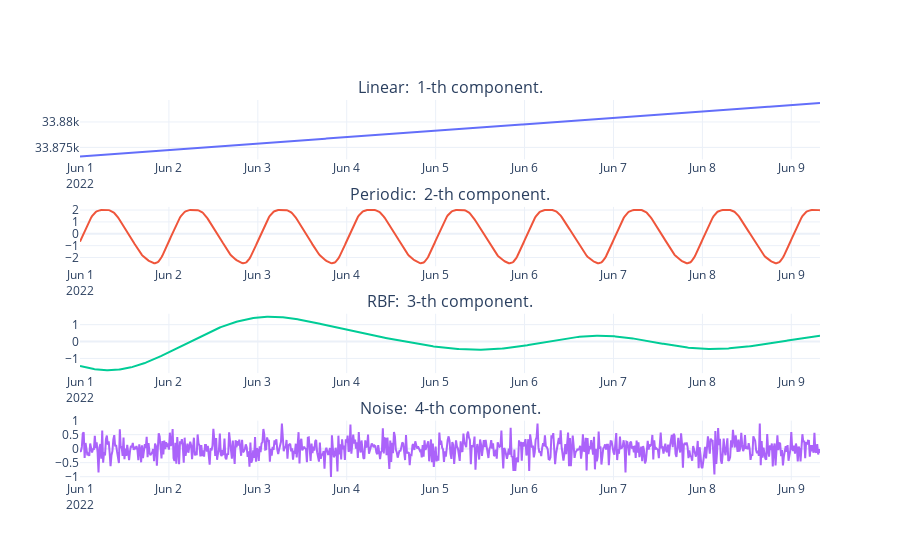

Notebook code for this chart:
### Code cell
Visualizer.iplot_components(model)

### Figure 1 — Plotly figure (JSON) as saved in the notebook; plotly's stock layout.template omitted (floating-point values rounded to 4 significant figures; data arrays with more than 128 entries replaced by an {"elided": "..."} marker saying what was removed)
{"data": [{"type": "scatter", "x": {"elided": "800 str values"}, "xaxis": "x", "y": {"elided": "800 float values"}, "yaxis": "y"}, {"type": "scatter", "x": {"elided": "800 str values"}, "xaxis": "x2", "y": {"elided": "800 float values"}, "yaxis": "y2"}, {"type": "scatter", "x": {"elided": "800 str values"}, "xaxis": "x3", "y": {"elided": "800 float values"}, "yaxis": "y3"}, {"type": "scatter", "x": {"elided": "800 str values"}, "xaxis": "x4", "y": {"elided": "800 float values"}, "yaxis": "y4"}], "layout": {"annotations": [{"font": {"size": 16}, "showarrow": false, "text": "Linear:  1-th component.", "x": 0.5, "xanchor": "center", "xref": "paper", "y": 1, "yanchor": "bottom", "yref": "paper"}, {"font": {"size": 16}, "showarrow": false, "text": "Periodic:  2-th component.", "x": 0.5, "xanchor": "center", "xref": "paper", "y": 0.7188, "yanchor": "bottom", "yref": "paper"}, {"font": {"size": 16}, "showarrow": false, "text": "RBF:  3-th component.", "x": 0.5, "xanchor": "center", "xref": "paper", "y": 0.4375, "yanchor": "bottom", "yref": "paper"}, {"font": {"size": 16}, "showarrow": false, "text": "Noise:  4-th component.", "x": 0.5, "xanchor": "center", "xref": "paper", "y": 0.1562, "yanchor": "bottom", "yref": "paper"}], "showlegend": false, "xaxis": {"anchor": "y", "domain": [0, 1]}, "xaxis2": {"anchor": "y2", "domain": [0, 1]}, "xaxis3": {"anchor": "y3", "domain": [0, 1]}, "xaxis4": {"anchor": "y4", "domain": [0, 1]}, "yaxis": {"anchor": "x", "automargin": true, "domain": [0.8438, 1]}, "yaxis2": {"anchor": "x2", "automargin": true, "domain": [0.5625, 0.7188]}, "yaxis3": {"anchor": "x3", "automargin": true, "domain": [0.2812, 0.4375]}, "yaxis4": {"anchor": "x4", "automargin": true, "domain": [0, 0.1562]}}}
